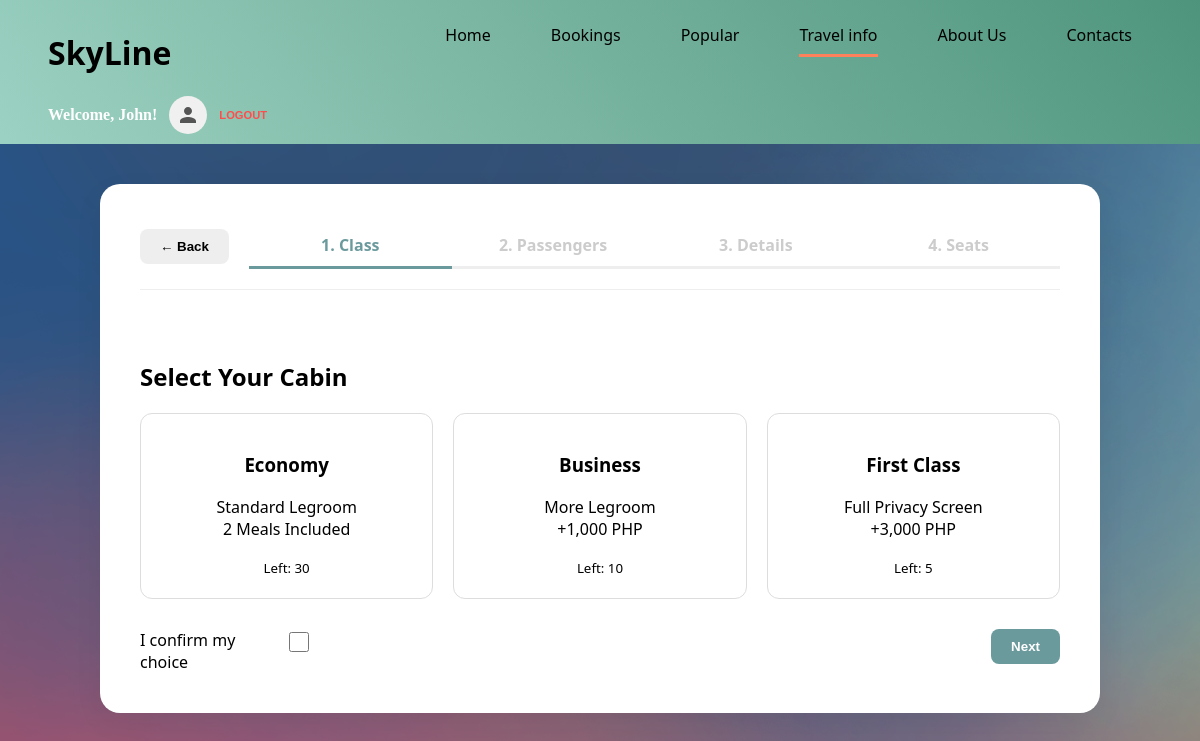
/checkout/2 (signed in), run on the app's committed database.
### app.py (models this page shows)
class Flight(db.Model):
    id = db.Column(db.Integer, primary_key=True)
    from_country = db.Column(db.String(50), nullable=False)
    from_city = db.Column(db.String(50), nullable=False)
    to_country = db.Column(db.String(50), nullable=False)
    to_city = db.Column(db.String(50), nullable=False)
    dep_date = db.Column(db.String(20), nullable=False)
    dep_time = db.Column(db.String(20), nullable=False)
    ret_date = db.Column(db.String(20), nullable=False)
    ret_time = db.Column(db.String(20), nullable=False)
    duration = db.Column(db.String(20), nullable=False)
    tickets_economy = db.Column(db.Integer)
    tickets_business = db.Column(db.Integer)
    tickets_first = db.Column(db.Integer)
    price = db.Column(db.Float, nullable=False)
    promo_code = db.Column(db.String(50), nullable=False)
    trip_type=db.Column(db.String(50), nullable=False)

### app.py (the view)
@app.route('/checkout/<int:flight_id>', methods=['GET', 'POST'])
def checkout(flight_id):
    flight = Flight.query.get_or_404(flight_id)
    return render_template('checkout.html', flight=flight, calc_arrival=calculate_arrival)

### templates/checkout.html (shortened to what this page needs)
<!DOCTYPE html>
<html lang="en">
<head>
    <link rel="stylesheet" href="{{ url_for('static', filename='style.css') }}">
    <link rel="stylesheet" href="{{ url_for('static', filename='checkout.css') }}">
</head>
<body>
<div class="nav">
            <div class="logo"><h1>SkyLine</h1></div>
            <ul class="nav-container">
                <li class="nav-buttons"><a href="{{ url_for('index') }}">Home<hr class="n1"></a></li>
                <li class="nav-buttons"><a href="{{ url_for('booking') }}">Bookings<hr class="n2"></a></li>
                <li class="nav-buttons"><a href="#">Popular<hr class="n3"></a></li>
                <li class="nav-buttons">
                    <a href="#">Travel info<hr class="n3" style="width: 100%;"></a>
                </li>
                <li class="nav-buttons"><a href="{{ url_for('about') }}#about">About Us<hr class="n4"></a></li>
                <li class="nav-buttons"><a href="{{ url_for('contact') }}#contact">Contacts<hr class="n5"></a></li>
            </ul>
            <div class="nav-auth">
                    {% if session['user_id'] %}
                        <div class="user-profile" style="display: flex; align-items: center; gap: 12px;">
                            <span class="user-name" style="color: white; font-family: 'Bookman Old Style'; font-weight: bold;">
                                Welcome, {{ session['first_name'] }}!
                            </span>
                            <div class="avatar-circle" style="width: 38px; height: 38px; background-color: #f0f0f0; border-radius: 50%; display: flex; align-items: center; justify-content: center;">
                                <svg viewBox="0 0 24 24" fill="#555" width="24px" height="24px">
                                    <path d="M12 12c2.21 0 4-1.79 4-4s-1.79-4-4-4-4 1.79-4 4 1.79 4 4 4zm0 2c-2.67 0-8 1.34-8 4v2h16v-2c0-2.66-5.33-4-8-4z"/>
                                </svg>
                            </div>
                            <a href="{{ url_for('logout') }}" style="color: #ff4d4d; font-size: 0.7rem; text-decoration: none; text-transform: uppercase; font-family: sans-serif; font-weight: bold;">Logout</a>
                        </div>
                    {% else %}
                        <button class="log-in">
                            <a style="font-family: 'Bookman Old Style';" href="{{ url_for('login') }}">Log In</a>
                        </button>
                    {% endif %}
            </div>
        </div>
<div class="booking-wrapper">
    <div class="nav-header">
        <button class="back-btn" onclick="goBack()">← Back</button>
        <div class="step-tabs">
            <div class="tab active" id="t1">1. Class</div>
            <div class="tab" id="t2">2. Passengers</div>
            <div class="tab" id="t3">3. Details</div>
            <div class="tab" id="t4">4. Seats</div>
        </div>
    </div>
    <form id="master_booking_form" action="{{ url_for('process_booking', flight_id=flight.id) }}" method="POST">
        <div class="step-content active" id="step1">
            <h2>Select Your Cabin</h2>
            <div class="tier-container">
                <div class="tier-box" onclick="setTier('economy', 0)">
                    <h3>Economy</h3>
                    <p>Standard Legroom<br>2 Meals Included</p>
                    <small>Left: {{ flight.tickets_economy }}</small>
                </div>
                <div class="tier-box" onclick="setTier('business', 1000)">
                    <h3>Business</h3>
                    <p>More Legroom<br>+1,000 PHP</p>
                    <small>Left: {{ flight.tickets_business }}</small>
                </div>
                <div class="tier-box" onclick="setTier('first', 3000)">
                    <h3>First Class</h3>
                    <p>Full Privacy Screen<br>+3,000 PHP</p>
                    <small>Left: {{ flight.tickets_first }}</small>
                </div>
            </div>
            <div style="display: inline-flex; height: fit-content;"><p style="width: 145px; padding: 0;margin: 0;">I confirm my choice</p><input type="checkbox" id="c1" style="padding: 0; height: 20px; width:20px;"> </div>
            <button type="button" class="back-btn" style="float:right; background:var(--primary); color:white;" onclick="nextStep(2)">Next</button>
        </div>
    </form>
</div>
</body>
</html>

### static/style.css (style rules this page uses)
html, body { margin: 0; padding: 0; background-color: rgb(255, 255, 255); font-family: 'Franklin Gothic Medium'; scroll-behavior: smooth; overflow-x: hidden; width: 100%; }
* { box-sizing: border-box; }
.nav { width: 100%; height: auto; min-height: 60px; background-image: linear-gradient(50deg, #b5eed1d0, #4e947c); display: flex; flex-wrap: wrap; align-items: center; justify-content: space-between; padding: 10px 4%; margin: 0 0; overflow: visible; }
.nav hr { height: 3px; border: none; background-color: #ff815b; width: 0px; transition: width 0.3s ease-out; }
.logo { margin: auto 0; }
.nav-container { width: auto; max-width: 100%; display: flex; gap: 20px; margin-top: 0; }
.nav-container, .nav-buttons, a { text-decoration: none; list-style-type: none; color: black; }
.nav-buttons { position: relative; list-style: none; padding: 10px 20px; }

### static/checkout.css (style rules this page uses)
:root { --primary: #6b9a9d; --secondary: #4a6d70; --accent: #ff99cc; --occupied: #ff4d4d; --bg: #f0f4f4; }
body { background-image: url(images/booking.webp); font-family: 'Segoe UI', sans-serif; margin: 0; min-height: 120vh; }
.nav-header { display: flex; align-items: center; margin-bottom: 30px; gap: 20px; border-bottom: 1px solid #eee; padding-bottom: 20px; }
.back-btn { background: #eee; border: none; padding: 10px 20px; border-radius: 8px; cursor: pointer; font-weight: bold; transition: 0.3s; }
.booking-wrapper { max-width: 1000px; margin: 40px auto; padding: 40px; border-radius: 20px; background-color: rgb(255, 255, 255); box-shadow: 0 10px 30px rgba(0, 0, 0, 0.05); min-height: fit-content; }
.step-tabs { flex-grow: 1; display: flex; justify-content: space-around; }
.tab { padding: 10px; font-weight: bold; color: #ccc; border-bottom: 3px solid #eee; transition: 0.3s; flex: 1; text-align: center; }
.tab.active { color: var(--primary); border-bottom: 3px solid var(--primary); }
.step-content { display: none; padding-top: 20px; }
.step-content.active { display: block; }
.tier-container { display: flex; gap: 20px; margin-bottom: 30px; }
.tier-box { flex: 1; border: 1px solid #ddd; padding: 20px; border-radius: 12px; cursor: pointer; text-align: center; transition: 0.3s; }
input, select { padding: 12px; border: 1px solid #ddd; border-radius: 8px; width: 100%; }

### data on the page
Flight: tickets_economy "30", tickets_business "10", tickets_first "5"

### other printed values
{{ session['first_name'] }} "John"
